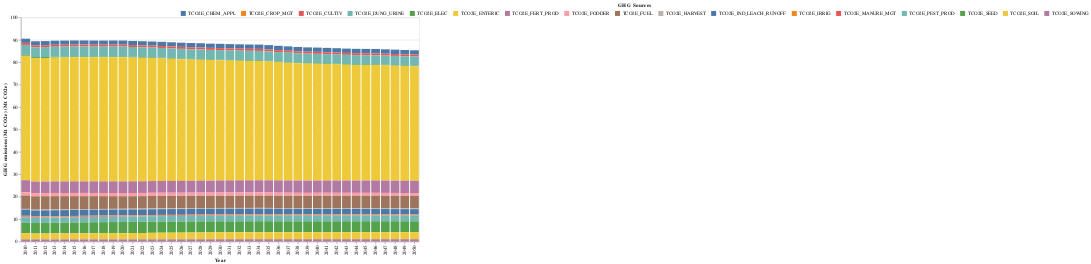

Write notebook code for a chart like this one.
### Markdown cell above
### Emission by CO2 sources

### Code cell
# HIDE CODE
# get the df and plot
GHG_sources_df,GHG_sources_plot = ag_lucc_GHG.plot_GHG_sources()
GHG_sources_plot

### Figure 1 — Vega-Lite specification as saved in the notebook (floating-point values rounded to 4 significant figures; data arrays with more than 128 entries replaced by an {"elided": "..."} marker saying what was removed)
{"config": {"view": {"continuousWidth": 300, "continuousHeight": 300}}, "layer": [{"mark": {"type": "bar"}, "encoding": {"color": {"field": "Sources", "legend": {"direction": "horizontal", "legendX": 320, "legendY": -30, "orient": "none", "title": "GHG Sources", "titleAnchor": "middle"}, "type": "nominal"}, "tooltip": [{"field": "Sources", "title": "GHG Sources", "type": "nominal"}, {"field": "Quantity (Mt CO2e)", "title": "GHG emissions (Mt CO2e)", "type": "quantitative"}], "x": {"axis": {"labelAngle": -90, "title": "Year"}, "field": "Year", "type": "ordinal"}, "y": {"field": "Quantity (Mt CO2e)", "scale": {"reverse": false}, "title": "GHG emissions (Mt CO2e) (Mt CO2e)", "type": "quantitative"}}}], "data": {"name": "data-7e76e3d6e6c78ed2a64b9f573a45f7d9"}, "height": 450, "width": 800, "$schema": "https://vega.github.io/schema/vega-lite/v5.15.1.json", "datasets": {"data-7e76e3d6e6c78ed2a64b9f573a45f7d9": {"elided": "697 records"}}}
